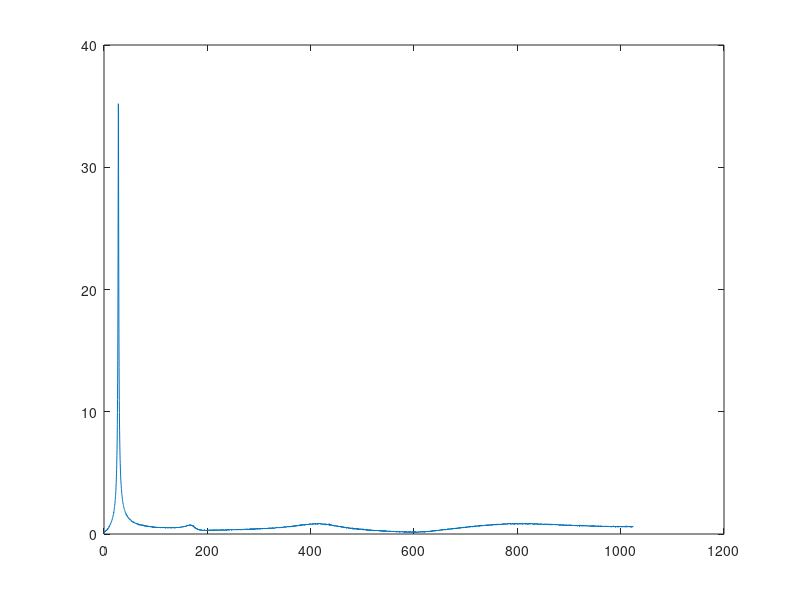

The MATLAB script that drew this image: (Note: this script raises an error after producing the figure.)
clear all
close all 
clc

load('VDeXpiLab1_null_mass.mat')

I=(Data.Section(1)*Data.Section(2)^3)/12;   %moment of inertia section
k=(Data.Section(1)*(Data.Section(2)^3)*Data.ElasticMod)/(4*Data.L^3);  %flexural stiffness
mu=Data.Density*Data.Section(1)*Data.Section(2);
beta=[1.875, 4.694, 7.855]./Data.L;     %constant for 3 modes
w=sqrt((beta.^4)*Data.ElasticMod*I./mu);


fs=2048;    %sampling frequency
X=fft(Out.Acc(1,:));
n=length(Out.Time);
f=linspace(0,fs/2,round(n/2));


X=abs(2*(X(1:round(n/2)))/n);
X(1)=X(1)/2;

figure
plot(f,X)
hold on
for i=1:length(w)
xline(w(i)/(2*pi),'r');
end
title('FFT no mass')
xlabel('frequency(Hz)')
ylabel('amplitude')
legend('experimental data','theoretical frequencies')
hold on

w_err=abs(100*(w-(2*pi*[27.8, 167, 415.6]))./(2*pi*[27.8, 167, 415.6]));   %error percentage